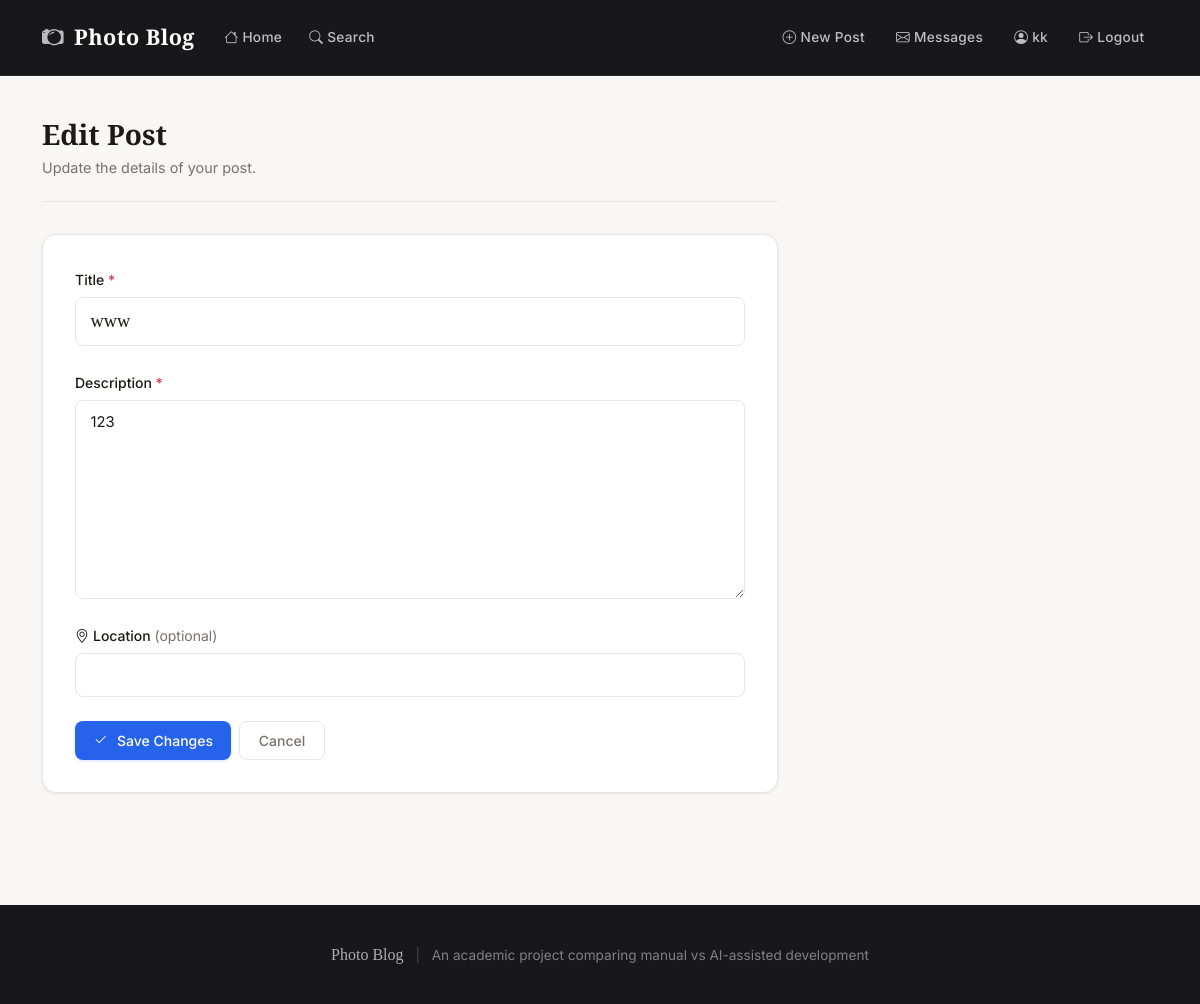
Page /post/1/edit (signed in) on the committed database.
### models.py (models this page shows, shortened)
class User(UserMixin, db.Model):
    __tablename__ = 'users'
    id = db.Column(db.Integer, primary_key=True)
    username = db.Column(db.String(80), unique=True, nullable=False)
    email = db.Column(db.String(120), unique=True, nullable=False)
    password_hash = db.Column(db.String(256), nullable=False)
    role = db.Column(db.String(20), nullable=True)          # None until approved
    bio = db.Column(db.Text, default='')
    avatar_filename = db.Column(db.String(256), default='')
    created_at = db.Column(db.DateTime, default=datetime.utcnow)
    is_active = db.Column(db.Boolean, default=False)        # False until admin approves
    posts = db.relationship('Post', backref='author', lazy=True,
                            cascade='all, delete-orphan',
                            foreign_keys='Post.author_id')
    comments = db.relationship('Comment', backref='author', lazy=True)
    ratings = db.relationship('Rating', backref='user', lazy=True)
    sent_messages = db.relationship('Message', backref='sender', lazy=True,
                                    foreign_keys='Message.sender_id')
    received_messages = db.relationship('Message', backref='recipient', lazy=True,
                                        foreign_keys='Message.recipient_id')
    applications = db.relationship('MembershipApplication', backref='applicant', lazy=True)

class Post(db.Model):
    __tablename__ = 'posts'
    id = db.Column(db.Integer, primary_key=True)
    title = db.Column(db.String(200), nullable=False)
    description = db.Column(db.Text, nullable=False)
    location = db.Column(db.String(200), default='')
    author_id = db.Column(db.Integer, db.ForeignKey('users.id'), nullable=False)
    created_at = db.Column(db.DateTime, default=datetime.utcnow)
    updated_at = db.Column(db.DateTime, default=datetime.utcnow, onupdate=datetime.utcnow)
    images = db.relationship('Image', backref='post', lazy=True, cascade='all, delete-orphan')
    comments = db.relationship('Comment', backref='post', lazy=True, cascade='all, delete-orphan')
    ratings = db.relationship('Rating', backref='post', lazy=True, cascade='all, delete-orphan')

### routes/posts.py (the view, shortened to what this page needs)
@posts_bp.route('/post/<int:post_id>/edit', methods=['GET', 'POST'])
@login_required
def edit(post_id):
    post = Post.query.get_or_404(post_id)
    if post.author_id != current_user.id and current_user.role != 'admin':
        abort(403)
    return render_template('posts/edit.html', post=post)

### templates/posts/edit.html (shortened to what this page needs)
{% extends 'base.html' %}
{% block content %}
<div class="page-header">
  <h2>Edit Post</h2>
  <p>Update the details of your post.</p>
</div>
<div class="card">
  <div class="card-body" style="padding:2rem">
    <form method="post">
      <div class="mb-4">
        <label class="form-label">Title <span class="text-danger">*</span></label>
        <input type="text" name="title" class="form-control form-control-lg"
               value="{{ post.title }}" required maxlength="200"
               style="font-family:var(--font-serif);font-size:1.15rem">
      </div>
      <div class="mb-4">
        <label class="form-label">Description <span class="text-danger">*</span></label>
        <textarea name="description" class="form-control" rows="8" required>{{ post.description }}</textarea>
      </div>
      <div class="mb-4">
        <label class="form-label">
          <i class="bi bi-geo-alt me-1"></i>Location
          <span class="text-muted fw-normal">(optional)</span>
        </label>
        <input type="text" name="location" class="form-control"
               value="{{ post.location }}" maxlength="200">
      </div>
      <div class="d-flex gap-2">
        <button type="submit" class="btn btn-primary">
          <i class="bi bi-check2 me-1"></i>Save Changes
        </button>
        <a href="{{ url_for('posts.detail', post_id=post.id) }}" class="btn btn-outline-secondary">Cancel</a>
      </div>
    </form>
  </div>
</div>
{% endblock %}

### templates/base.html (shortened to what this page needs)
<!DOCTYPE html>
<html lang="en">
<head>
  <link href="https://cdn.jsdelivr.net/npm/bootstrap@5.3.0/dist/css/bootstrap.min.css" rel="stylesheet">
  <link href="https://cdn.jsdelivr.net/npm/bootstrap-icons@1.11.0/font/bootstrap-icons.css" rel="stylesheet">
  <link rel="stylesheet" href="{{ url_for('static', filename='css/style.css') }}">
</head>
<body>
<nav class="navbar navbar-expand-lg">
  <div class="container">
    <a class="navbar-brand" href="{{ url_for('posts.index') }}">
      <i class="bi bi-camera2 me-1" style="opacity:0.7"></i> Photo Blog
    </a>
    <div class="collapse navbar-collapse" id="navMenu">
      <ul class="navbar-nav me-auto">
        <li class="nav-item">
          <a class="nav-link" href="{{ url_for('posts.index') }}">
            <i class="bi bi-house me-1"></i>Home
          </a>
        </li>
        <li class="nav-item">
          <a class="nav-link" href="{{ url_for('search.results') }}">
            <i class="bi bi-search me-1"></i>Search
          </a>
        </li>
      </ul>
      <ul class="navbar-nav ms-auto align-items-lg-center gap-1">
        {% if current_user.is_authenticated %}
          {% if current_user.role in ('contributor', 'admin') %}
          <li class="nav-item">
            <a class="nav-link" href="{{ url_for('posts.create') }}">
              <i class="bi bi-plus-circle me-1"></i>New Post
            </a>
          </li>
          {% endif %}
          <li class="nav-item">
            <a class="nav-link" href="{{ url_for('profile.messages') }}">
              <i class="bi bi-envelope me-1"></i>Messages
            </a>
          </li>
          <li class="nav-item">
            <a class="nav-link" href="{{ url_for('profile.view', username=current_user.username) }}">
              <i class="bi bi-person-circle me-1"></i>{{ current_user.username }}
            </a>
          </li>
          <li class="nav-item">
            <a class="nav-link" href="{{ url_for('auth.logout') }}">
              <i class="bi bi-box-arrow-right me-1"></i>Logout
            </a>
          </li>
        {% endif %}
      </ul>
    </div>
  </div>
</nav>
<main class="site-main">
  <div class="container">
    <div class="row g-4">
      <div class="col-lg-8">
        {% block content %}{% endblock %}
      </div>
      <div class="col-lg-4">
      </div>
    </div>
  </div>
</main>
<footer class="site-footer">
  <div class="container">
    <span style="font-family: var(--font-serif); font-size:1rem; color:rgba(255,255,255,0.65)">Photo Blog</span>
    <span class="mx-2" style="color:rgba(255,255,255,0.2)">|</span>
    <span>An academic project comparing manual vs AI-assisted development</span>
  </div>
</footer>
</body>
</html>

### static/css/style.css (style rules this page uses)
:root { --font-serif: 'Playfair Display', Georgia, serif; --font-sans: 'Inter', -apple-system, BlinkMacSystemFont, sans-serif; --bg: #ffffff; --bg-soft: #f8f7f5; --bg-muted: #f1f0ee; --text: #1c1917; --text-muted: #78716c; --text-light: #a8a29e; --accent: #2563eb; --accent-hover: #1d4ed8; --border: #e7e5e4; --border-light: #f0efed; --nav-bg: #18181b; --shadow-sm: 0 1px 3px rgba(0,0,0,0.07); --shadow-md: 0 4px 16px rgba(0,0,0,0.09); --shadow-lg: 0 12px 36px rgba(0,0,0,0.12); --radius: 8px; --radius-lg: 14px; --transition: all 0.2s ease; }
*, *::before, *::after { box-sizing: border-box; }
body { font-family: var(--font-sans); background: var(--bg-soft); color: var(--text); font-size: 15px; line-height: 1.7; }
h1, h2, h3, h4, h5, h6 { font-family: var(--font-serif); font-weight: 600; color: var(--text); line-height: 1.3; }
a { color: var(--accent); text-decoration: none; }
.navbar { background: var(--nav-bg) !important; padding: 0.9rem 0; border-bottom: 1px solid rgba(255,255,255,0.06); }
.navbar-brand { font-family: var(--font-serif); font-size: 1.35rem; font-weight: 700; color: #fff !important; letter-spacing: 0.02em; }
.navbar .nav-link { color: rgba(255,255,255,0.72) !important; font-size: 0.855rem; font-weight: 500; letter-spacing: 0.02em; padding: 0.4rem 0.85rem !important; border-radius: 6px; transition: var(--transition); }
.site-main { padding: 2.5rem 0 3rem; }
.card { background: var(--bg); border: 1px solid var(--border); border-radius: var(--radius-lg); box-shadow: var(--shadow-sm); transition: var(--transition); overflow: hidden; }
.card-body { padding: 1.4rem; }
.btn { font-family: var(--font-sans); font-size: 0.875rem; font-weight: 500; border-radius: var(--radius); padding: 0.5rem 1.15rem; transition: var(--transition); border: none; cursor: pointer; display: inline-flex; align-items: center; gap: 0.35rem; }
.btn-primary { background: var(--accent); color: #fff; box-shadow: 0 1px 3px rgba(37,99,235,0.2); }
.btn-outline-secondary { border: 1.5px solid var(--border); color: var(--text-muted); background: var(--bg); }
.form-control, .form-select { border: 1.5px solid var(--border); border-radius: var(--radius); padding: 0.6rem 0.9rem; font-size: 0.925rem; font-family: var(--font-sans); transition: var(--transition); background: var(--bg); color: var(--text); }
.form-label { font-size: 0.875rem; font-weight: 500; color: var(--text); margin-bottom: 0.35rem; }
.page-header { margin-bottom: 2rem; padding-bottom: 1.25rem; border-bottom: 1px solid var(--border); }
.page-header h2 { font-size: 1.75rem; margin-bottom: 0.2rem; }
.page-header p { color: var(--text-muted); margin: 0; font-size: 0.9rem; }
.site-footer { background: var(--nav-bg); padding: 2.25rem 0; margin-top: 4rem; font-size: 0.85rem; color: rgba(255,255,255,0.45); text-align: center; }
.text-muted { color: var(--text-muted) !important; }

### rows in the picture
User: username "kk"
Post: title "www", description "123"
